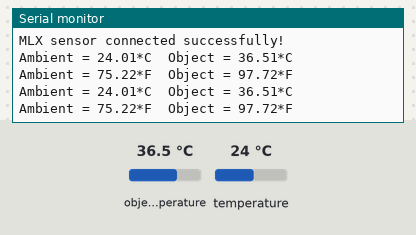
The sketch below on a simulated Arduino Uno, built with avr-gcc and run on an emulated ATmega328P. On the bench: the last lines printed to the serial monitor. Inputs (shaded band) come from the test bench; at power-on: object temperature 36.5 °C, temperature 24 °C.

Above: at 1.2 s.
1.3 s: object temperature set to 20 °C
At 2.6 s:
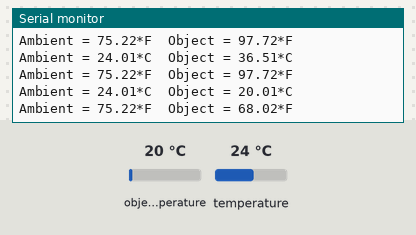
2.8 s: temperature set to 12 °C
At 3.8 s:
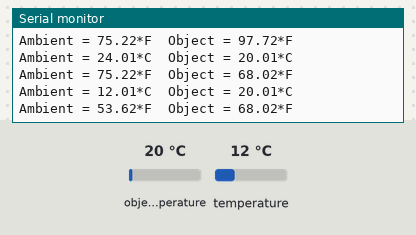
4.3 s: object temperature set to 26 °C
At 5.8 s:
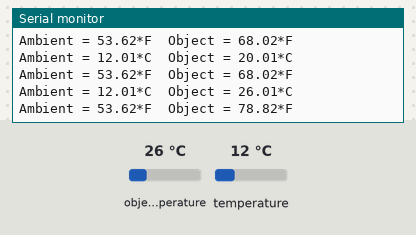
Timing chart, 0 to 7.3 s (numbered marks = the images above; inputs shaded):
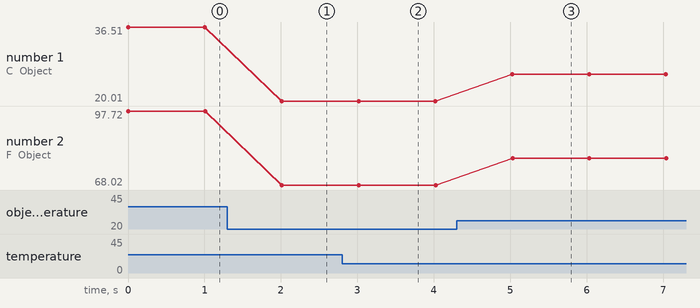

The sketch:

infraredSensor.ino
```cpp
#include <Wire.h>
#include <Adafruit_MLX90614.h>
#include <Adafruit_Sensor.h>

Adafruit_MLX90614 mlx = Adafruit_MLX90614();

void setup()
{
  Serial.begin(115200);
  while (!mlx.begin()){
    Serial.println("Error connecting to MLX sensors. Check wiring.");
    delay(1000);
  };
  Serial.println("MLX sensor connected successfully!");
}

void loop()
{
  Serial.print("Ambient = ");
  Serial.print(mlx.readAmbientTempC());
  Serial.print("*C\tObject = ");
  Serial.print(mlx.readObjectTempC());
  Serial.println("*C");
  Serial.print("Ambient = ");
  Serial.print(mlx.readAmbientTempF());
  Serial.print("*F\tObject = ");
  Serial.print(mlx.readObjectTempF());
  Serial.println("*F");

  Serial.println();
  delay(1000);
}
```

Measured:
- after the input at 1.3 s, the serial monitor: prints a new line after 0.71 s (image 1)
- after the input at 2.8 s, the serial monitor: prints a new line after 0.22 s (image 2)
- after the input at 4.3 s, the serial monitor: prints a new line after 0.73 s (image 3)
- plotted number 1: 36.51 → 20.01 after the input at 1.3 s, 20.01 → 26.01 after the input at 4.3 s
- plotted number 2: 97.72 → 68.02 after the input at 1.3 s, 68.02 → 78.82 after the input at 4.3 s
